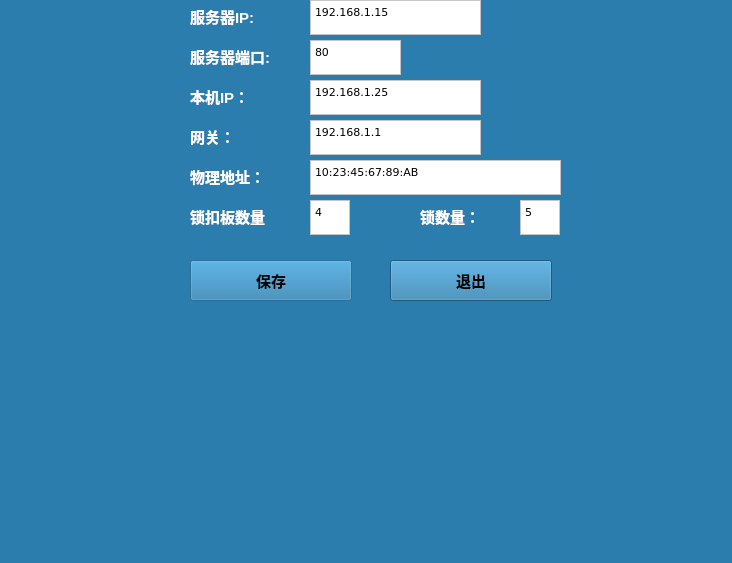
<?xml version="1.0" encoding="UTF-8"?>
<ui version="4.0">
 <class>SystemDialog</class>
 <widget class="QDialog" name="SystemDialog">
  <property name="geometry">
   <rect>
    <x>0</x>
    <y>0</y>
    <width>732</width>
    <height>563</height>
   </rect>
  </property>
  <property name="windowTitle">
   <string>Dialog</string>
  </property>
  <property name="styleSheet">
   <string notr="true">background-color: rgb(43, 125, 173);</string>
  </property>
  <widget class="QLabel" name="label">
   <property name="geometry">
    <rect>
     <x>190</x>
     <y>1</y>
     <width>91</width>
     <height>31</height>
    </rect>
   </property>
   <property name="font">
    <font>
     <pointsize>11</pointsize>
     <weight>75</weight>
     <bold>true</bold>
    </font>
   </property>
   <property name="styleSheet">
    <string notr="true">color: rgb(255, 255, 255);</string>
   </property>
   <property name="text">
    <string>服务器IP:</string>
   </property>
  </widget>
  <widget class="QLabel" name="label_2">
   <property name="geometry">
    <rect>
     <x>190</x>
     <y>41</y>
     <width>91</width>
     <height>31</height>
    </rect>
   </property>
   <property name="font">
    <font>
     <pointsize>11</pointsize>
     <weight>75</weight>
     <bold>true</bold>
    </font>
   </property>
   <property name="styleSheet">
    <string notr="true">color: rgb(255, 255, 255);</string>
   </property>
   <property name="text">
    <string>服务器端口:</string>
   </property>
  </widget>
  <widget class="QLabel" name="label_3">
   <property name="geometry">
    <rect>
     <x>190</x>
     <y>81</y>
     <width>91</width>
     <height>31</height>
    </rect>
   </property>
   <property name="font">
    <font>
     <pointsize>11</pointsize>
     <weight>75</weight>
     <bold>true</bold>
    </font>
   </property>
   <property name="styleSheet">
    <string notr="true">color: rgb(255, 255, 255);</string>
   </property>
   <property name="text">
    <string>本机IP：</string>
   </property>
  </widget>
  <widget class="QLabel" name="label_4">
   <property name="geometry">
    <rect>
     <x>190</x>
     <y>121</y>
     <width>81</width>
     <height>31</height>
    </rect>
   </property>
   <property name="font">
    <font>
     <pointsize>11</pointsize>
     <weight>75</weight>
     <bold>true</bold>
    </font>
   </property>
   <property name="styleSheet">
    <string notr="true">color: rgb(255, 255, 255);</string>
   </property>
   <property name="text">
    <string>网关：</string>
   </property>
  </widget>
  <widget class="QLabel" name="label_5">
   <property name="geometry">
    <rect>
     <x>190</x>
     <y>161</y>
     <width>81</width>
     <height>31</height>
    </rect>
   </property>
   <property name="font">
    <font>
     <pointsize>11</pointsize>
     <weight>75</weight>
     <bold>true</bold>
    </font>
   </property>
   <property name="styleSheet">
    <string notr="true">color: rgb(255, 255, 255);</string>
   </property>
   <property name="text">
    <string>物理地址：</string>
   </property>
  </widget>
  <widget class="QLabel" name="label_6">
   <property name="geometry">
    <rect>
     <x>190</x>
     <y>201</y>
     <width>81</width>
     <height>31</height>
    </rect>
   </property>
   <property name="font">
    <font>
     <pointsize>11</pointsize>
     <weight>75</weight>
     <bold>true</bold>
    </font>
   </property>
   <property name="styleSheet">
    <string notr="true">color: rgb(255, 255, 255);</string>
   </property>
   <property name="text">
    <string>锁扣板数量：</string>
   </property>
  </widget>
  <widget class="QTextEdit" name="textEditRemoteIP">
   <property name="geometry">
    <rect>
     <x>310</x>
     <y>0</y>
     <width>171</width>
     <height>35</height>
    </rect>
   </property>
   <property name="font">
    <font>
     <family>DejaVu Sans</family>
     <pointsize>12</pointsize>
     <weight>50</weight>
     <bold>false</bold>
    </font>
   </property>
   <property name="styleSheet">
    <string notr="true">background-color: rgb(255, 255, 255);</string>
   </property>
   <property name="html">
    <string>&lt;!DOCTYPE HTML PUBLIC &quot;-//W3C//DTD HTML 4.0//EN&quot; &quot;http://www.w3.org/TR/REC-html40/strict.dtd&quot;&gt;
&lt;html&gt;&lt;head&gt;&lt;meta name=&quot;qrichtext&quot; content=&quot;1&quot; /&gt;&lt;style type=&quot;text/css&quot;&gt;
p, li { white-space: pre-wrap; }
&lt;/style&gt;&lt;/head&gt;&lt;body style=&quot; font-family:'DejaVu Sans'; font-size:12pt; font-weight:400; font-style:normal;&quot;&gt;
&lt;p style=&quot; margin-top:0px; margin-bottom:0px; margin-left:0px; margin-right:0px; -qt-block-indent:0; text-indent:0px;&quot;&gt;&lt;span style=&quot; font-family:'Sans Serif'; font-size:8pt;&quot;&gt;192.168.1.15&lt;/span&gt;&lt;/p&gt;&lt;/body&gt;&lt;/html&gt;</string>
   </property>
  </widget>
  <widget class="QTextEdit" name="textEditPort">
   <property name="geometry">
    <rect>
     <x>310</x>
     <y>40</y>
     <width>91</width>
     <height>35</height>
    </rect>
   </property>
   <property name="font">
    <font>
     <family>DejaVu Sans</family>
     <pointsize>12</pointsize>
     <weight>50</weight>
     <bold>false</bold>
    </font>
   </property>
   <property name="styleSheet">
    <string notr="true">background-color: rgb(255, 255, 255);</string>
   </property>
   <property name="html">
    <string>&lt;!DOCTYPE HTML PUBLIC &quot;-//W3C//DTD HTML 4.0//EN&quot; &quot;http://www.w3.org/TR/REC-html40/strict.dtd&quot;&gt;
&lt;html&gt;&lt;head&gt;&lt;meta name=&quot;qrichtext&quot; content=&quot;1&quot; /&gt;&lt;style type=&quot;text/css&quot;&gt;
p, li { white-space: pre-wrap; }
&lt;/style&gt;&lt;/head&gt;&lt;body style=&quot; font-family:'DejaVu Sans'; font-size:12pt; font-weight:400; font-style:normal;&quot;&gt;
&lt;p style=&quot; margin-top:0px; margin-bottom:0px; margin-left:0px; margin-right:0px; -qt-block-indent:0; text-indent:0px;&quot;&gt;&lt;span style=&quot; font-family:'Sans Serif'; font-size:8pt;&quot;&gt;80&lt;/span&gt;&lt;/p&gt;&lt;/body&gt;&lt;/html&gt;</string>
   </property>
  </widget>
  <widget class="QTextEdit" name="textEditLocalIP">
   <property name="geometry">
    <rect>
     <x>310</x>
     <y>80</y>
     <width>171</width>
     <height>35</height>
    </rect>
   </property>
   <property name="font">
    <font>
     <family>DejaVu Sans</family>
     <pointsize>12</pointsize>
    </font>
   </property>
   <property name="styleSheet">
    <string notr="true">background-color: rgb(255, 255, 255);</string>
   </property>
   <property name="html">
    <string>&lt;!DOCTYPE HTML PUBLIC &quot;-//W3C//DTD HTML 4.0//EN&quot; &quot;http://www.w3.org/TR/REC-html40/strict.dtd&quot;&gt;
&lt;html&gt;&lt;head&gt;&lt;meta name=&quot;qrichtext&quot; content=&quot;1&quot; /&gt;&lt;style type=&quot;text/css&quot;&gt;
p, li { white-space: pre-wrap; }
&lt;/style&gt;&lt;/head&gt;&lt;body style=&quot; font-family:'DejaVu Sans'; font-size:12pt; font-weight:400; font-style:normal;&quot;&gt;
&lt;p style=&quot; margin-top:0px; margin-bottom:0px; margin-left:0px; margin-right:0px; -qt-block-indent:0; text-indent:0px;&quot;&gt;&lt;span style=&quot; font-family:'Sans Serif'; font-size:8pt;&quot;&gt;192.168.1.25&lt;/span&gt;&lt;/p&gt;&lt;/body&gt;&lt;/html&gt;</string>
   </property>
  </widget>
  <widget class="QTextEdit" name="textEditGateWay">
   <property name="geometry">
    <rect>
     <x>310</x>
     <y>120</y>
     <width>171</width>
     <height>35</height>
    </rect>
   </property>
   <property name="font">
    <font>
     <family>DejaVu Sans</family>
     <pointsize>12</pointsize>
    </font>
   </property>
   <property name="styleSheet">
    <string notr="true">background-color: rgb(255, 255, 255);</string>
   </property>
   <property name="html">
    <string>&lt;!DOCTYPE HTML PUBLIC &quot;-//W3C//DTD HTML 4.0//EN&quot; &quot;http://www.w3.org/TR/REC-html40/strict.dtd&quot;&gt;
&lt;html&gt;&lt;head&gt;&lt;meta name=&quot;qrichtext&quot; content=&quot;1&quot; /&gt;&lt;style type=&quot;text/css&quot;&gt;
p, li { white-space: pre-wrap; }
&lt;/style&gt;&lt;/head&gt;&lt;body style=&quot; font-family:'DejaVu Sans'; font-size:12pt; font-weight:400; font-style:normal;&quot;&gt;
&lt;p style=&quot; margin-top:0px; margin-bottom:0px; margin-left:0px; margin-right:0px; -qt-block-indent:0; text-indent:0px;&quot;&gt;&lt;span style=&quot; font-family:'Sans Serif'; font-size:8pt;&quot;&gt;192.168.1.1&lt;/span&gt;&lt;/p&gt;&lt;/body&gt;&lt;/html&gt;</string>
   </property>
  </widget>
  <widget class="QTextEdit" name="textEditMAC">
   <property name="geometry">
    <rect>
     <x>310</x>
     <y>160</y>
     <width>251</width>
     <height>35</height>
    </rect>
   </property>
   <property name="font">
    <font>
     <family>DejaVu Sans</family>
     <pointsize>12</pointsize>
    </font>
   </property>
   <property name="styleSheet">
    <string notr="true">background-color: rgb(255, 255, 255);</string>
   </property>
   <property name="html">
    <string>&lt;!DOCTYPE HTML PUBLIC &quot;-//W3C//DTD HTML 4.0//EN&quot; &quot;http://www.w3.org/TR/REC-html40/strict.dtd&quot;&gt;
&lt;html&gt;&lt;head&gt;&lt;meta name=&quot;qrichtext&quot; content=&quot;1&quot; /&gt;&lt;style type=&quot;text/css&quot;&gt;
p, li { white-space: pre-wrap; }
&lt;/style&gt;&lt;/head&gt;&lt;body style=&quot; font-family:'DejaVu Sans'; font-size:12pt; font-weight:400; font-style:normal;&quot;&gt;
&lt;p style=&quot; margin-top:0px; margin-bottom:0px; margin-left:0px; margin-right:0px; -qt-block-indent:0; text-indent:0px;&quot;&gt;&lt;span style=&quot; font-family:'Sans Serif'; font-size:8pt;&quot;&gt;10:23:45:67:89:AB&lt;/span&gt;&lt;/p&gt;&lt;/body&gt;&lt;/html&gt;</string>
   </property>
  </widget>
  <widget class="QTextEdit" name="textEditBoardCount">
   <property name="geometry">
    <rect>
     <x>310</x>
     <y>200</y>
     <width>40</width>
     <height>35</height>
    </rect>
   </property>
   <property name="font">
    <font>
     <family>DejaVu Sans</family>
     <pointsize>12</pointsize>
    </font>
   </property>
   <property name="styleSheet">
    <string notr="true">background-color: rgb(255, 255, 255);</string>
   </property>
   <property name="html">
    <string>&lt;!DOCTYPE HTML PUBLIC &quot;-//W3C//DTD HTML 4.0//EN&quot; &quot;http://www.w3.org/TR/REC-html40/strict.dtd&quot;&gt;
&lt;html&gt;&lt;head&gt;&lt;meta name=&quot;qrichtext&quot; content=&quot;1&quot; /&gt;&lt;style type=&quot;text/css&quot;&gt;
p, li { white-space: pre-wrap; }
&lt;/style&gt;&lt;/head&gt;&lt;body style=&quot; font-family:'DejaVu Sans'; font-size:12pt; font-weight:400; font-style:normal;&quot;&gt;
&lt;p style=&quot; margin-top:0px; margin-bottom:0px; margin-left:0px; margin-right:0px; -qt-block-indent:0; text-indent:0px;&quot;&gt;&lt;span style=&quot; font-family:'Sans Serif'; font-size:8pt;&quot;&gt;4&lt;/span&gt;&lt;/p&gt;&lt;/body&gt;&lt;/html&gt;</string>
   </property>
  </widget>
  <widget class="QTextEdit" name="textEditLockCount">
   <property name="geometry">
    <rect>
     <x>520</x>
     <y>200</y>
     <width>40</width>
     <height>35</height>
    </rect>
   </property>
   <property name="font">
    <font>
     <family>DejaVu Sans</family>
     <pointsize>12</pointsize>
    </font>
   </property>
   <property name="styleSheet">
    <string notr="true">background-color: rgb(255, 255, 255);</string>
   </property>
   <property name="html">
    <string>&lt;!DOCTYPE HTML PUBLIC &quot;-//W3C//DTD HTML 4.0//EN&quot; &quot;http://www.w3.org/TR/REC-html40/strict.dtd&quot;&gt;
&lt;html&gt;&lt;head&gt;&lt;meta name=&quot;qrichtext&quot; content=&quot;1&quot; /&gt;&lt;style type=&quot;text/css&quot;&gt;
p, li { white-space: pre-wrap; }
&lt;/style&gt;&lt;/head&gt;&lt;body style=&quot; font-family:'DejaVu Sans'; font-size:12pt; font-weight:400; font-style:normal;&quot;&gt;
&lt;p style=&quot; margin-top:0px; margin-bottom:0px; margin-left:0px; margin-right:0px; -qt-block-indent:0; text-indent:0px;&quot;&gt;&lt;span style=&quot; font-family:'Sans Serif'; font-size:8pt;&quot;&gt;5&lt;/span&gt;&lt;/p&gt;&lt;/body&gt;&lt;/html&gt;</string>
   </property>
  </widget>
  <widget class="QLabel" name="label_7">
   <property name="geometry">
    <rect>
     <x>420</x>
     <y>201</y>
     <width>81</width>
     <height>31</height>
    </rect>
   </property>
   <property name="font">
    <font>
     <pointsize>11</pointsize>
     <weight>75</weight>
     <bold>true</bold>
    </font>
   </property>
   <property name="styleSheet">
    <string notr="true">color: rgb(255, 255, 255);</string>
   </property>
   <property name="text">
    <string>锁数量：</string>
   </property>
  </widget>
  <widget class="QPushButton" name="SaveButton">
   <property name="geometry">
    <rect>
     <x>190</x>
     <y>260</y>
     <width>162</width>
     <height>41</height>
    </rect>
   </property>
   <property name="font">
    <font>
     <pointsize>11</pointsize>
     <weight>75</weight>
     <bold>true</bold>
    </font>
   </property>
   <property name="text">
    <string>保存</string>
   </property>
  </widget>
  <widget class="QPushButton" name="ExitButton">
   <property name="geometry">
    <rect>
     <x>390</x>
     <y>260</y>
     <width>162</width>
     <height>41</height>
    </rect>
   </property>
   <property name="font">
    <font>
     <pointsize>11</pointsize>
     <weight>75</weight>
     <bold>true</bold>
    </font>
   </property>
   <property name="text">
    <string>退出</string>
   </property>
  </widget>
 </widget>
 <resources/>
 <connections>
  <connection>
   <sender>ExitButton</sender>
   <signal>clicked()</signal>
   <receiver>SystemDialog</receiver>
   <slot>close()</slot>
   <hints>
    <hint type="sourcelabel">
     <x>520</x>
     <y>474</y>
    </hint>
    <hint type="destinationlabel">
     <x>310</x>
     <y>246</y>
    </hint>
   </hints>
  </connection>
 </connections>
</ui>
